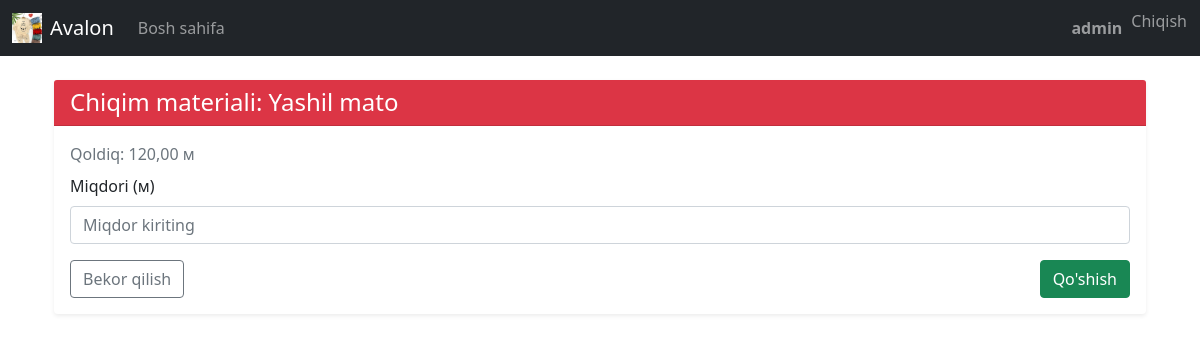
The app's page /materials/out/1/ (signed in) with its own data.
### app/models.py (models this page shows)
class Fabric(models.Model):
    UNIT_CHOICES = [
        ('kg', 'кг'),
        ('m', 'м'),
        ('pcs', 'шт'),
    ]
    name = models.CharField(max_length=255, unique=True)
    quantity = models.DecimalField(max_digits=12, decimal_places=2, default=0)
    price = models.DecimalField(max_digits=12, decimal_places=2, default=0)
    unit = models.CharField(max_length=10, choices=UNIT_CHOICES, default='kg')
    image = models.ImageField(upload_to='fabrics/', blank=True, null=True)
    created_at = models.DateTimeField(auto_now_add=True)

### app/views.py (the view, shortened to what this page needs)
# urls.py: path('materials/out/<int:pk>/', views.materials_out, name='materials_out'),
@login_required
@user_passes_test(is_admin_or_superuser)
def materials_out(request, pk):
    fabric = get_object_or_404(Fabric, pk=pk)
    return render(request, 'materials/materials_out.html', {'fabric': fabric})

### app/templates/materials/materials_out.html (shortened to what this page needs)
{% extends 'main/base.html' %}
{% block content %}
<div class="container mt-4">
  <div class="card shadow-sm border-0">
    <div class="card-header bg-danger text-white">
      <h4 class="mb-0">Chiqim materiali: {{ fabric.name }}</h4>
    </div>
    <div class="card-body">
      <p class="mb-2 text-muted">
        Qoldiq: {{ fabric.quantity }} {{ fabric.get_unit_display }}
      </p>
      <form method="post">
    <div class="mb-3">
        <label class="form-label">Miqdori ({{ fabric.get_unit_display }})</label>
        <input type="number" step="0.01" min="0" name="value" class="form-control" placeholder="Miqdor kiriting">
    </div>
    <div class="d-flex justify-content-between">
        <a href="{% url 'materials_history' fabric.pk %}" class="btn btn-outline-secondary">Bekor qilish</a>
        <button type="submit" class="btn btn-success">Qo'shish</button>
    </div>
</form>
    </div>
  </div>
</div>
{% endblock %}

### app/templates/main/base.html (shortened to what this page needs)
<!DOCTYPE html>
<html lang="en">
<head>
    <link href="https://cdn.jsdelivr.net/npm/bootstrap@5.0.2/dist/css/bootstrap.min.css"
          rel="stylesheet"
>
</head>
<body>
<nav class="navbar navbar-expand-lg navbar-dark bg-dark">
    <div class="container-fluid">
        <a href="/home" class="navbar-brand d-flex align-items-center">
            <img src="/media/def/main_img.jpg" alt="Logo" height="30" class="me-2">
            Avalon
        </a>
        <div class="collapse navbar-collapse" id="navbarContent">
            <ul class="navbar-nav me-auto mb-2 mb-lg-0">
                <li class="nav-item">
                    <a href="/home" class="nav-link">Bosh sahifa</a>
                </li>
            </ul>
            <ul class="navbar-nav ms-auto mb-2 mb-lg-0">
                {% if user.is_authenticated %}
                <li class="nav-item d-flex align-items-center">
                    <span class="navbar-text me-2"><strong>{{ user.username }}</strong></span>
                </li>
                <li class="nav-item">
                    <form method="post" action="{% url 'logout' %}" class="m-0 p-0">
                        <button type="submit" class="btn btn-link nav-link p-0">
                            Chiqish
                        </button>
                    </form>
                </li>
                {% endif %}
            </ul>
        </div>
    </div>
</nav>
<div class="container mt-4">
    {% block content %}{% endblock %}
</div>
</body>
</html>

### app/templates/main/base.html (style rules this page uses)
.navbar-brand img { max-height: 30px; width: auto; }
.nav-link, .navbar-text { white-space: nowrap; }

### records on screen
Fabric: name "Yashil mato", quantity "120,00", unit "м"

### other values on screen
{{ user.username }} "admin"
